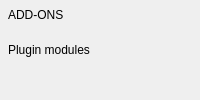
         <widget class="QWidget" name="addonsHead" native="true">
          <layout class="QVBoxLayout" name="addonsHeadLayout">
           <property name="spacing">
            <number>6</number>
           </property>
           <property name="leftMargin">
            <number>8</number>
           </property>
           <property name="topMargin">
            <number>0</number>
           </property>
           <property name="rightMargin">
            <number>0</number>
           </property>
           <property name="bottomMargin">
            <number>0</number>
           </property>
           <item>
            <widget class="QLabel" name="addonsHeadOver">
             <property name="text">
              <string>ADD-ONS</string>
             </property>
             <property name="role" stdset="0">
              <string>overline</string>
             </property>
             <property name="letterSpacing" stdset="0">
              <double>3.0</double>
             </property>
            </widget>
           </item>
           <item>
            <widget class="QLabel" name="addonsHeadTitle">
             <property name="text">
              <string>Plugin modules</string>
             </property>
             <property name="role" stdset="0">
              <string>h2</string>
             </property>
            </widget>
           </item>
           <item>
            <widget class="QLabel" name="addonsHeadSub">
             <property name="role" stdset="0">
              <string>sub</string>
             </property>
             <property name="bind" stdset="0">
              <string>mods.length + ' installed  ·  ' + activeCount + ' active  ·  changes load or unload them at once, as in the classic Modules tab'</string>
             </property>
            </widget>
           </item>
          </layout>
         </widget>
